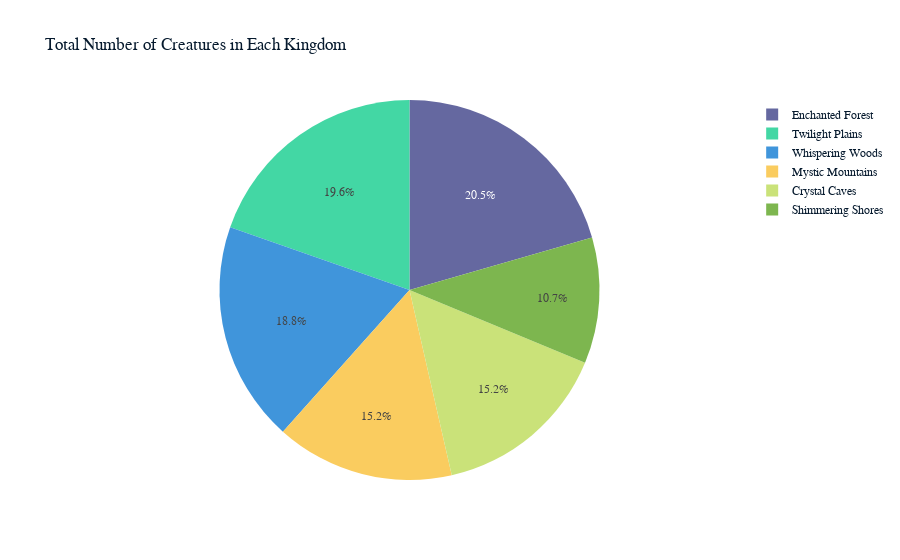

This figure's notebook cell:
### Code cell
# # Bar Chart: Total number of creatures in each kingdom
# total_creatures_per_kingdom = data.groupby('Kingdom')['Number_of_Creatures'].sum().reset_index()
# fig = px.bar(total_creatures_per_kingdom, x='Kingdom', y='Number_of_Creatures', 
#              title='Total Number of Creatures in Each Kingdom',
#              labels={'Number_of_Creatures': 'Total Number of Creatures'})
# fig.show()
#Pie Chart
fig = px.pie(data, names='Kingdom', values='Number_of_Creatures', 
             title='Total Number of Creatures in Each Kingdom',
             labels={'Number_of_Creatures': 'Total Number of Creatures'})

fig.show()

### Figure 1 — Plotly figure (JSON) as saved in the notebook; plotly's stock layout.template omitted (floating-point values rounded to 4 significant figures)
{"data": [{"domain": {"x": [0, 1], "y": [0, 1]}, "hovertemplate": "Kingdom=%{label}<br>Total Number of Creatures=%{value}<extra></extra>", "labels": ["Enchanted Forest", "Enchanted Forest", "Enchanted Forest", "Enchanted Forest", "Enchanted Forest", "Enchanted Forest", "Mystic Mountains", "Mystic Mountains", "Mystic Mountains", "Mystic Mountains", "Mystic Mountains", "Mystic Mountains", "Whispering Woods", "Whispering Woods", "Whispering Woods", "Whispering Woods", "Whispering Woods", "Whispering Woods", "Crystal Caves", "Crystal Caves", "Crystal Caves", "Crystal Caves", "Crystal Caves", "Crystal Caves", "Shimmering Shores", "Shimmering Shores", "Shimmering Shores", "Shimmering Shores", "Shimmering Shores", "Shimmering Shores", "Twilight Plains", "Twilight Plains", "Twilight Plains", "Twilight Plains", "Twilight Plains", "Twilight Plains"], "legendgroup": "", "name": "", "showlegend": true, "values": [5, 20, 40, 10, 25, 15, 15, 5, 10, 20, 10, 25, 10, 15, 35, 15, 20, 10, 20, 5, 5, 25, 10, 20, 5, 10, 15, 5, 5, 20, 10, 20, 25, 15, 30, 10], "type": "pie"}], "layout": {"legend": {"tracegroupgap": 0}, "title": {"text": "Total Number of Creatures in Each Kingdom"}}}
